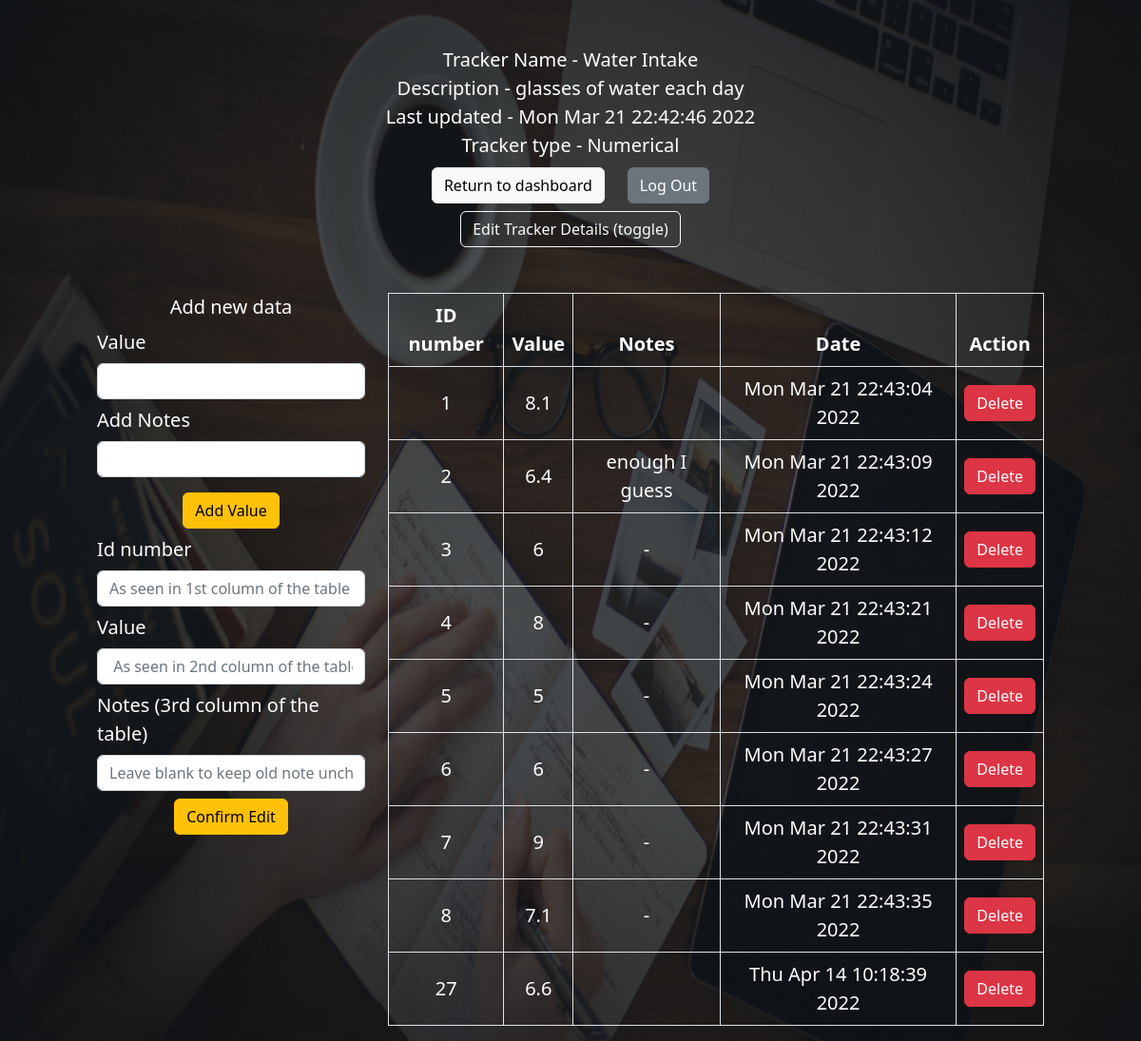
Before: /trackerdetails/1 with the older database file.
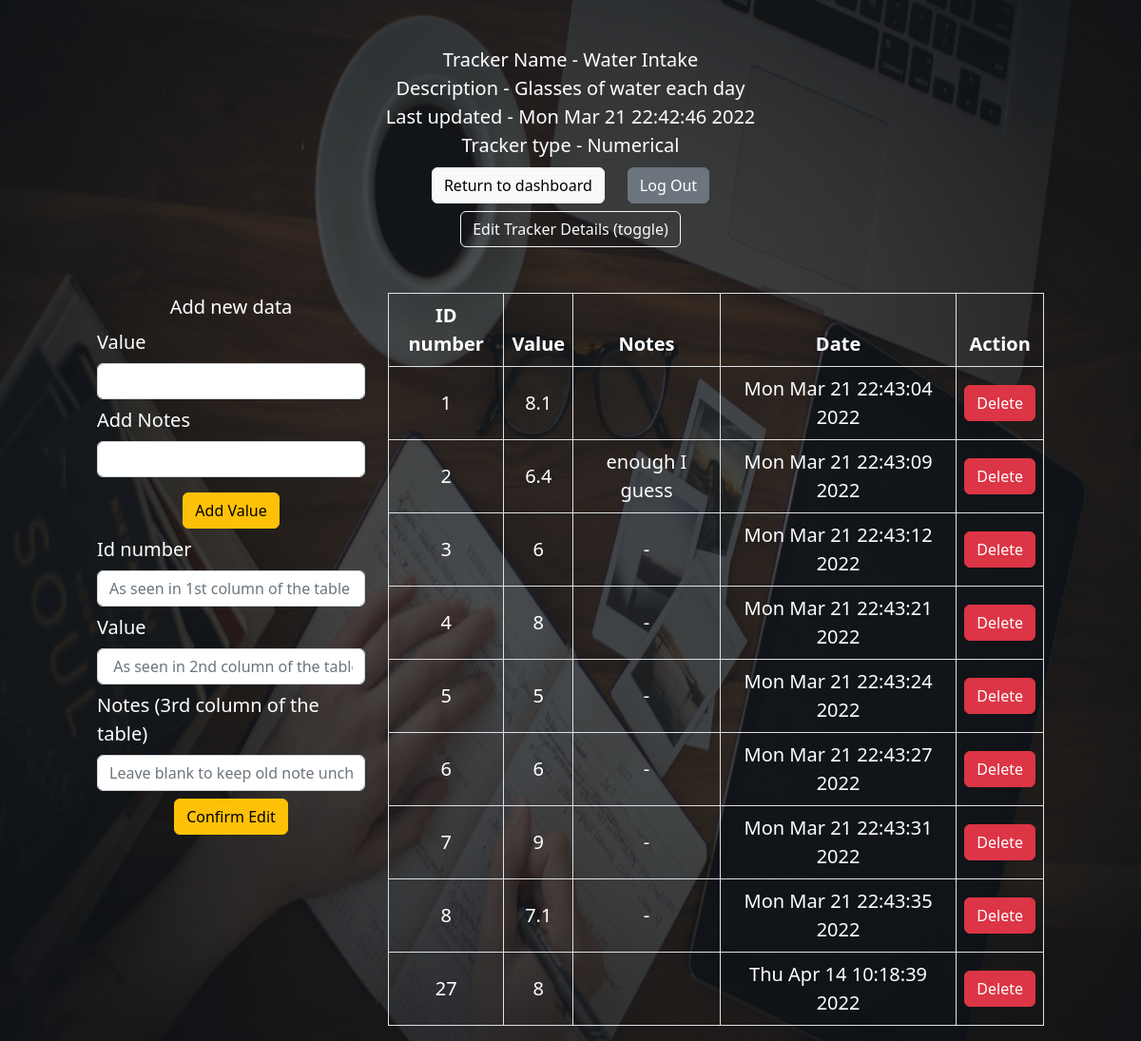
After: the same page with the newer database file.
### application/models.py (models this page shows, shortened)
class Tracker(db.Model):
    tracker_id = db.Column(db.Integer, primary_key=True)
    tracker_name = db.Column(db.String(80), nullable=False)
    tracker_description = db.Column(db.String(120), nullable=False)
    tracker_type = db.Column(db.String(50),nullable=False)
    user_defined_options = db.Column(db.String(200))
    tracker_log_time = db.Column(db.String(120), nullable=False)
    user_id = db.Column(db.Integer, db.ForeignKey('user.user_id'),nullable=False)
    tracker_logs = db.relationship('Trackerlogs', backref='tracker', lazy=True)

class Trackerlogs(db.Model):
    log_id = db.Column(db.Integer, primary_key=True)
    log_value = db.Column(db.String(100), nullable=False)
    log_note = db.Column(db.String(100))
    log_time = db.Column(db.String(80), unique=True, nullable=False)
    tracker_id = db.Column(db.Integer, db.ForeignKey('tracker.tracker_id'),nullable=False)

### application/controller_tracker.py (the view)
@app.route("/trackerdetails/<tracker_id>")
def trackerdetails(tracker_id):
    user_logs = Trackerlogs.query.filter_by(tracker_id=tracker_id).all()
    user_id = Tracker.query.filter_by(tracker_id=tracker_id).first().user_id
    user_name = User.query.filter_by(user_id=user_id).first().user_name
    tracker = Tracker.query.filter_by(tracker_id=tracker_id).first()
    tracker_name = tracker.tracker_name
    tracker_description = tracker.tracker_description
    tracker_log_time = tracker.tracker_log_time
    tracker_type = tracker.tracker_type
    if tracker_type == "mo_tracker":
        user_defined_options = Tracker.query.filter_by(tracker_id=tracker_id).first().user_defined_options
        options_list = user_defined_options.rsplit(",")
        return render_template("trackerdetails.html",user_logs=user_logs,tracker=tracker,user_name=user_name,options_list=options_list)
    if tracker_type == "numerical_tracker":
        labels = [user_log.log_id for user_log in user_logs]
        values = [float(user_log.log_value) for user_log in user_logs]
        return render_template("trackerdetails.html",user_logs=user_logs,tracker=tracker,user_name=user_name,labels=labels,values=values)
    return render_template("trackerdetails.html",user_logs=user_logs,tracker=tracker,user_name=user_name)

### templates/trackerdetails.html (shortened to what the changed rows need)
{% extends 'layout.html' %}
{% block body %}
<div class="row mt-5 justify-content-center">
    <div class="col-auto d-flex text-center justify-content-center">
        Tracker Name - {{tracker["tracker_name"]}} <br>
        Description - {{tracker["tracker_description"]}} <br>
        Last updated - {{tracker["tracker_log_time"]}} <br>
    </div>
</div>
<div class="row mt-5 justify-content-center">
    <div class="col col-sm-12 col-md-12 col-xl-7">
        <table class="table text-white table-bordered text-center table-responsive align-middle">
            <thead class="thead-dark">
                <tr>
                    <th>ID number</th>
                    <th>Value</th>
                    <th>Notes</th>
                    <th>Date</th>
                    <th>Action</th>
                </tr>
            </thead>
            <tbody>
                {% for userlog in user_logs%}
                <tr>
                    <td>{{userlog["log_id"]}}</td>
                    <td>{{userlog["log_value"]}}</td>
                    <td>{% if userlog["log_note"] == None %}-{% else %}{{userlog["log_note"]}}{% endif %}</td>
                    <td>{{userlog["log_time"]}}</td>
                    <td>
                        <div class="row justify-content-center">
                            <div class="col">
                                <a class="btn btn-danger" href='/deletelog/{{userlog["log_id"]}}'>Delete</a>
                            </div>
                        </div>
                    </td>
                </tr>
                {% endfor %}
            </tbody>
        </table>
    </div>
</div>
{% endblock %}

Changed rows visible on the page:
changed Tracker "Water Intake": tracker_description "glasses of water each day" → "Glasses of water each day"
changed Trackerlogs "Thu Apr 14 10:18:39 2022": log_value "6.6" → "8"
